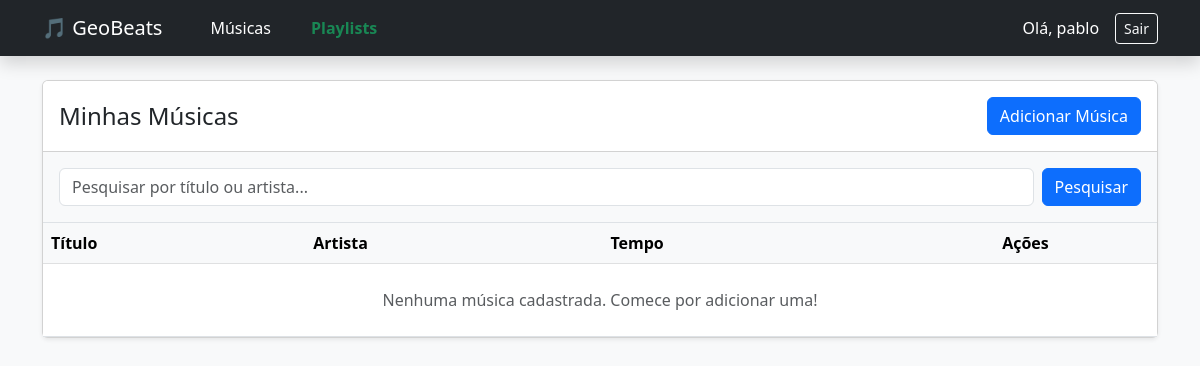
The app's page /music/list/ (signed in), older data.
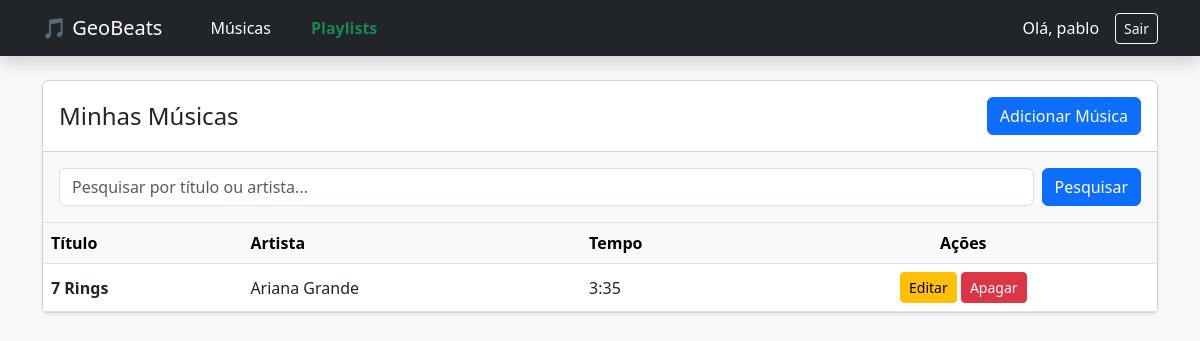
The same page, newer data.
### music/models.py (models this page shows, shortened)
class Music(models.Model):
    titulo = models.CharField(max_length=200)
    artista = models.CharField(max_length=200)
    tempo = models.CharField(max_length=10)
    categoria = models.ForeignKey(Categoria, on_delete=models.CASCADE, null=True, blank=True)
    usuario = models.ForeignKey(User, on_delete=models.CASCADE, null=True, blank=True)

### music/views.py (the view)
# urls.py: path('list/', views.music_list, name='music_list'),
@login_required
def music_list(request):
    musicas = Music.objects.filter(usuario=request.user)
    busca = request.GET.get('busca')
    if busca:
        musicas = musicas.filter(
            Q(titulo__icontains=busca) | Q(artista__icontains=busca)
        )
    return render(request, 'music/music_list.html', {'musicas': musicas})

### music/templates/music/music_list.html (shortened to what this page needs)
{% extends 'music/base.html' %}
{% block content %}
<div class="card shadow-sm mb-4">
    <div class="card-header bg-white d-flex justify-content-between align-items-center py-3">
        <h4 class="m-0">Minhas Músicas</h4>
        <a href="{% url 'music_add' %}" class="btn btn-primary">Adicionar Música</a>
    </div>
    <div class="card-body bg-light border-bottom py-3">
        <form method="GET" class="d-flex">
            <input class="form-control me-2" type="search" name="busca" placeholder="Pesquisar por título ou artista..." value="{{ request.GET.busca }}">
            <button class="btn btn-primary" type="submit">Pesquisar</button>
        </form>
    </div>
    <div class="table-responsive">
        <table class="table table-hover align-middle m-0">
            <thead class="table-light">
                <tr>
                    <th>Título</th>
                    <th>Artista</th>
                    <th>Tempo</th>
                    <th class="text-center">Ações</th>
                </tr>
            </thead>
            <tbody>
                {% for musica in musicas %}
                    <tr>
                        <td><strong>{{ musica.titulo }}</strong></td>
                        <td>{{ musica.artista }}</td>
                        <td>{{ musica.tempo }}</td>
                        <td class="text-center">
                            <a href="{% url 'music_update' musica.id %}" class="btn btn-sm btn-warning">Editar</a>
                            <a href="{% url 'music_delete' musica.id %}" class="btn btn-sm btn-danger">Apagar</a>
                        </td>
                    </tr>
                {% empty %}
                    <tr>
                        <td colspan="4" class="text-center py-4 text-muted">
                            {% if request.GET.busca %}
                                Nenhuma música encontrada para a sua pesquisa.
                            {% else %}
                                Nenhuma música cadastrada. Comece por adicionar uma!
                            {% endif %}
                        </td>
                    </tr>
                {% endfor %}
            </tbody>
        </table>
    </div>
</div>
{% endblock %}

### music/templates/music/base.html (shortened to what this page needs)
<!DOCTYPE html>
<html lang="pt-br">
<head>
    <link href="https://cdn.jsdelivr.net/npm/bootstrap@5.3.0/dist/css/bootstrap.min.css" rel="stylesheet">
</head>
<body class="bg-light">
    <nav class="navbar navbar-expand-lg navbar-dark bg-dark mb-4 shadow">
        <div class="container">
            <a class="navbar-brand" href="{% url 'music_list' %}">🎵 GeoBeats</a>
            <ul class="navbar-nav me-auto mb-2 mb-lg-0 flex-row gap-4 ms-4">
                <li class="nav-item">
                    <a class="nav-link text-white" href="{% url 'music_list' %}">Músicas</a>
                </li>
                <li class="nav-item">
                    <a class="nav-link text-success fw-bold" href="{% url 'playlist_list' %}">Playlists</a>
                </li>
            </ul>
            <div class="d-flex align-items-center">
                {% if user.is_authenticated %}
                    <span class="text-white me-3">Olá, {{ user.username }}</span>
                    <form action="{% url 'logout' %}" method="post" class="m-0">
                        <button type="submit" class="btn btn-outline-light btn-sm">Sair</button>
                    </form>
                {% else %}
                    <a href="{% url 'login' %}" class="btn btn-outline-light btn-sm">Entrar</a>
                {% endif %}
            </div>
        </div>
    </nav>
    <div class="container">
        {% block content %}
        {% endblock %}
    </div>
</body>
</html>

Row changes from the older to the newer data that the page shows:
added Music: titulo "7 Rings", artista "Ariana Grande", tempo "3:35"
Text that changed along with them:
text no longer shown: "Nenhuma música cadastrada. Comece por adicionar uma!"
